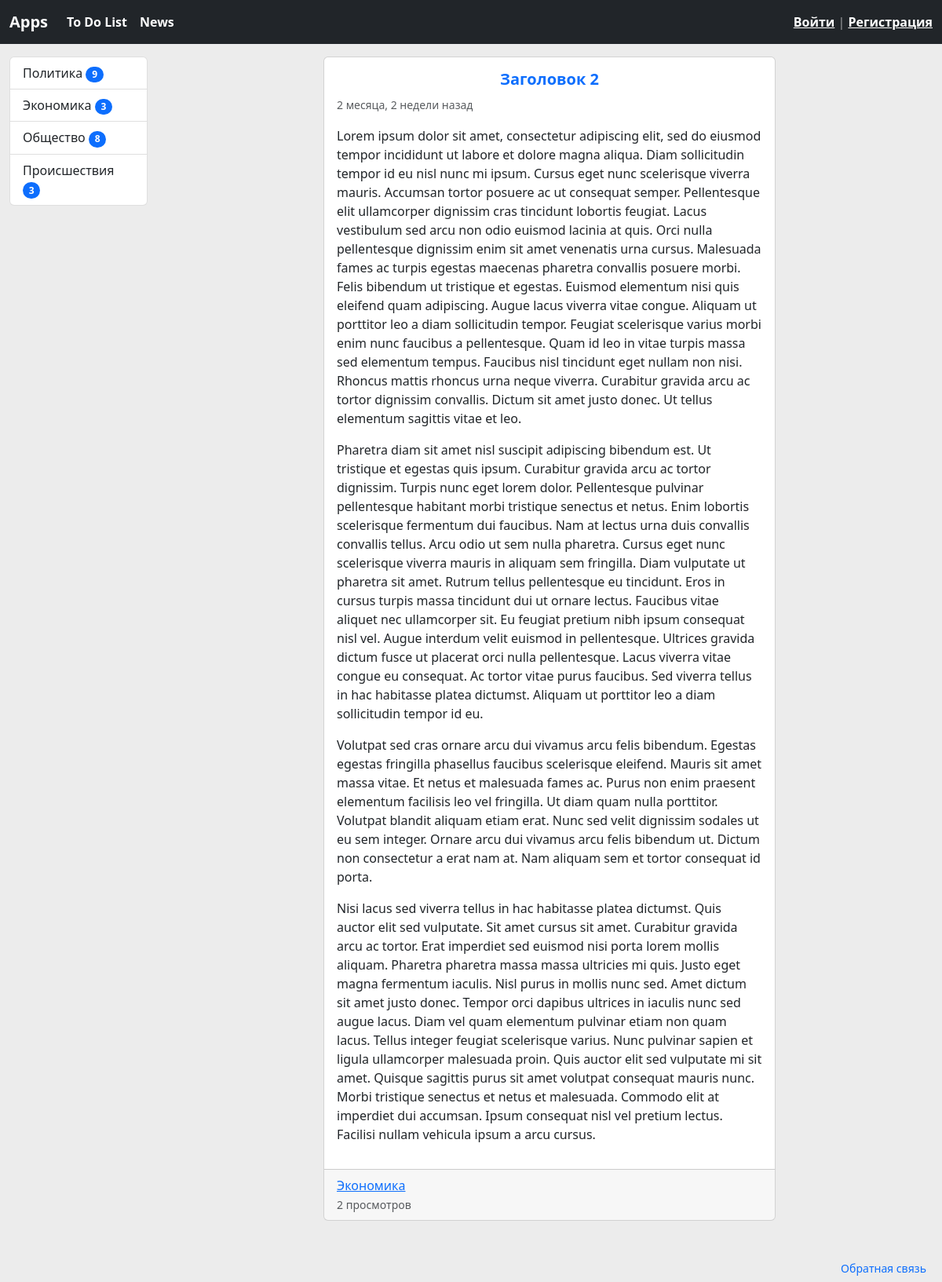
Screenshot of /app/news/2/ with the database file from the repository.
### news/models.py (models this page shows, shortened)
class Category(models.Model):
    title = models.CharField(max_length=150, db_index=True, verbose_name='Название категории')
    def get_absolute_url(self):
        return reverse('news:category', kwargs={'category_id': self.pk})
    def __str__(self):
        return self.title
    class Meta:
        verbose_name = 'Категория'
        verbose_name_plural = 'Категории'
        ordering = ['id']

class News(models.Model):
    title = models.CharField(max_length=150, verbose_name='Наименование')
    content = models.TextField(blank=True, verbose_name='Содержание')
    created_at = models.DateTimeField(auto_now_add=True, verbose_name='Создано')
    updated_at = models.DateTimeField(auto_now=True, verbose_name='Обновлено')
    photo = models.ImageField(upload_to='photos/%Y/%m/%d', verbose_name='Фото', blank=True)
    is_published = models.BooleanField(default=True, verbose_name='Публикация?')
    category = models.ForeignKey('Category', on_delete=models.PROTECT, null=True, verbose_name='Категория')
    view_count = models.IntegerField(default=0)
    class Meta:
        verbose_name = 'Новость'
        verbose_name_plural = 'Новости'
        ordering = ['-created_at']
    def incrementViewCount(self):
        self.view_count += 1
        self.save()

### news/views.py (the view)
# urls.py: path('<int:pk>/', ViewNews.as_view(), name='view_news'),
class ViewNews(DetailView):
    model = News
    template_name = 'news/news_detail.html'
    context_object_name = 'news_item'
    def get_object(self, queryset=None):
        item = super().get_object(queryset)
        item.incrementViewCount()
        return item

### news/templatetags/news_tags.py (called while the page is built)
@register.simple_tag(name='get_list_categories')
def get_categories():
    return Category.objects.annotate(cnt=Count('news', filter=F('news__is_published'))).filter(cnt__gt=0)

### news/templates/news/news_detail.html (shortened to what this page needs)
{% extends "base.html" %}
{% load news_tags %}
{% block main %}
<div class="container-fluid mb-3">
  <div class="row">
    <div class="col-md-2 pt-3">
        {% include 'inc/_sidebar.html' %}
    </div>
    <div class="col-md-6 pt-3 container-fluid">
                <div class="col">
                    <div class="card h-100">
                    <div class="card-body">
                        <h5 class="card-title text-primary text-center"><b>{{ news_item.title }}</b></h5>
                        <small class="text-muted">{{ news_item.created_at|timesince}} назад</small>
                        <p class="card-text">{{ news_item.content|safe|linebreaks }}</p>
                    </div>
                    <div class="card-footer">
                        <a href="{{ news_item.category.get_absolute_url }}">{{ news_item.category }}</a>
                        <small class="text-muted">{{ news_item.view_count}} просмотров</small>
                    </div>
                    </div>
                </div>
    </div>
  </div>
</div>
{% endblock %}

### news/templates/inc/_sidebar.html
{% load news_tags %}
<div class="list-group">
    {% get_list_categories as categories %}
    {% for item in categories %}
    <a href="{{ item.get_absolute_url }}" class="list-group-item list-group-item-action">{{ item.title }}
    <span class="badge bg-primary rounded-pill">{{ item.cnt }}</span>
    </a>
    {% endfor%}
</div>
<br>

### demo/static/css/style.css (style rules this page uses)
body { background-color: #ececec; }

### rows the page displays
Category: title "Политика", cnt "9"
Category: title "Экономика", cnt "3"
Category: title "Общество", cnt "8"
Category: title "Происшествия", cnt "3"
News: title "Заголовок 2", created_at "2 месяца, 2 недели", content "Lorem ipsum dolor sit amet, consectetur adipiscing elit, sed do eiusmod tempor incididunt ut labore et dolore magna aliqua. Diam sollicitudin tempor id eu nisl nunc mi ipsum. Cursus eget nunc scelerisque viverra mauris. Accumsan tortor posuere ac ut consequat semper. Pellentesque elit ullamcorper dignissim cras tincidunt lobortis feugiat. Lacus vestibulum sed arcu non odio euismod lacinia at quis. Orci nulla pellentesque dignissim enim sit amet venenatis urna cursus. Malesuada fames ac turpis egestas maecenas pharetra convallis posuere morbi. Felis bibendum ut tristique et egestas. Euismod elementum nisi quis eleifend quam adipiscing. Augue lacus viverra vitae congue. Aliquam ut porttitor…", category "Экономика", view_count "2"
